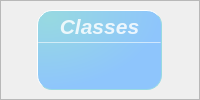
                       <widget class="QFrame" name="frame_6">
                        <property name="frameShape">
                         <enum>QFrame::Shape::StyledPanel</enum>
                        </property>
                        <property name="frameShadow">
                         <enum>QFrame::Shadow::Raised</enum>
                        </property>
                        <layout class="QHBoxLayout" name="horizontalLayout_22">
                         <property name="spacing">
                          <number>6</number>
                         </property>
                         <property name="leftMargin">
                          <number>5</number>
                         </property>
                         <property name="topMargin">
                          <number>5</number>
                         </property>
                         <property name="rightMargin">
                          <number>5</number>
                         </property>
                         <property name="bottomMargin">
                          <number>5</number>
                         </property>
                         <item>
                          <widget class="QFrame" name="Class_QF1">
                           <property name="minimumSize">
                            <size>
                             <width>125</width>
                             <height>80</height>
                            </size>
                           </property>
                           <property name="maximumSize">
                            <size>
                             <width>125</width>
                             <height>80</height>
                            </size>
                           </property>
                           <property name="toolTipDuration">
                            <number>0</number>
                           </property>
                           <property name="styleSheet">
                            <string notr="true">QFrame#Class_QF1{
color: rgb(255, 255, 255);
border-radius: 15px;
background-color:qradialgradient(cx:0, cy:0, radius:1, fx:0.1, fy:0.1, stop:0  #97D9E1,  stop:1   #8EC5FC);
border: 1px outset #97D9E1;
}
</string>
                           </property>
                           <property name="frameShape">
                            <enum>QFrame::Shape::StyledPanel</enum>
                           </property>
                           <property name="frameShadow">
                            <enum>QFrame::Shadow::Raised</enum>
                           </property>
                           <layout class="QVBoxLayout" name="verticalLayout_7" stretch="0,2,1">
                            <property name="spacing">
                             <number>0</number>
                            </property>
                            <property name="leftMargin">
                             <number>0</number>
                            </property>
                            <property name="topMargin">
                             <number>0</number>
                            </property>
                            <property name="rightMargin">
                             <number>0</number>
                            </property>
                            <property name="bottomMargin">
                             <number>0</number>
                            </property>
                            <item>
                             <widget class="QFrame" name="Class_top1">
                              <property name="styleSheet">
                               <string notr="true">border:none</string>
                              </property>
                              <property name="frameShape">
                               <enum>QFrame::Shape::StyledPanel</enum>
                              </property>
                              <property name="frameShadow">
                               <enum>QFrame::Shadow::Raised</enum>
                              </property>
                              <layout class="QHBoxLayout" name="horizontalLayout_11">
                               <property name="spacing">
                                <number>0</number>
                               </property>
                               <property name="leftMargin">
                                <number>0</number>
                               </property>
                               <property name="topMargin">
                                <number>3</number>
                               </property>
                               <property name="rightMargin">
                                <number>0</number>
                               </property>
                               <property name="bottomMargin">
                                <number>3</number>
                               </property>
                               <item>
                                <widget class="QLabel" name="label_5">
                                 <property name="maximumSize">
                                  <size>
                                   <width>16777215</width>
                                   <height>30</height>
                                  </size>
                                 </property>
                                 <property name="font">
                                  <font>
                                   <family>Segoe UI</family>
                                   <pointsize>16</pointsize>
                                   <italic>true</italic>
                                   <bold>true</bold>
                                  </font>
                                 </property>
                                 <property name="styleSheet">
                                  <string notr="true">color: rgba(255, 255,255, 210);
text-align:center;
font: 700 italic 16pt &quot;Segoe UI&quot;;</string>
                                 </property>
                                 <property name="text">
                                  <string>Classes</string>
                                 </property>
                                 <property name="alignment">
                                  <set>Qt::AlignmentFlag::AlignCenter</set>
                                 </property>
                                 <property name="indent">
                                  <number>0</number>
                                 </property>
                                </widget>
                               </item>
                              </layout>
                             </widget>
                            </item>
                            <item>
                             <widget class="Line" name="line_2">
                              <property name="maximumSize">
                               <size>
                                <width>16777215</width>
                                <height>1</height>
                               </size>
                              </property>
                              <property name="styleSheet">
                               <string notr="true">background-color: rgba(255, 255, 255, 89);</string>
                              </property>
                              <property name="orientation">
                               <enum>Qt::Orientation::Horizontal</enum>
                              </property>
                             </widget>
                            </item>
                            <item>
                             <widget class="QFrame" name="Class_bottom1">
                              <property name="styleSheet">
                               <string notr="true">border:none</string>
                              </property>
                              <property name="frameShape">
                               <enum>QFrame::Shape::StyledPanel</enum>
                              </property>
                              <property name="frameShadow">
                               <enum>QFrame::Shadow::Raised</enum>
                              </property>
                              <layout class="QVBoxLayout" name="verticalLayout_8">
                               <property name="spacing">
                                <number>0</number>
                               </property>
                               <property name="leftMargin">
                                <number>0</number>
                               </property>
                               <property name="topMargin">
                                <number>6</number>
                               </property>
                               <property name="rightMargin">
                                <number>0</number>
                               </property>
                               <property name="bottomMargin">
                                <number>6</number>
                               </property>
                               <item alignment="Qt::AlignmentFlag::AlignTop">
                                <widget class="QLabel" name="Class_num1">
                                 <property name="minimumSize">
                                  <size>
                                   <width>0</width>
                                   <height>30</height>
                                  </size>
                                 </property>
                                 <property name="maximumSize">
                                  <size>
                                   <width>16777215</width>
                                   <height>30</height>
                                  </size>
                                 </property>
                                 <property name="font">
                                  <font>
                                   <family>Microsoft YaHei UI</family>
                                   <pointsize>12</pointsize>
                                   <italic>false</italic>
                                   <bold>false</bold>
                                   <underline>false</underline>
                                  </font>
                                 </property>
                                 <property name="styleSheet">
                                  <string notr="true">color: rgb(255, 255, 255);
font: 12pt &quot;Microsoft YaHei UI&quot;;
</string>
                                 </property>
                                 <property name="text">
                                  <string/>
                                 </property>
                                 <property name="alignment">
                                  <set>Qt::AlignmentFlag::AlignCenter</set>
                                 </property>
                                </widget>
                               </item>
                              </layout>
                             </widget>
                            </item>
                           </layout>
                          </widget>
                         </item>
                        </layout>
                       </widget>
